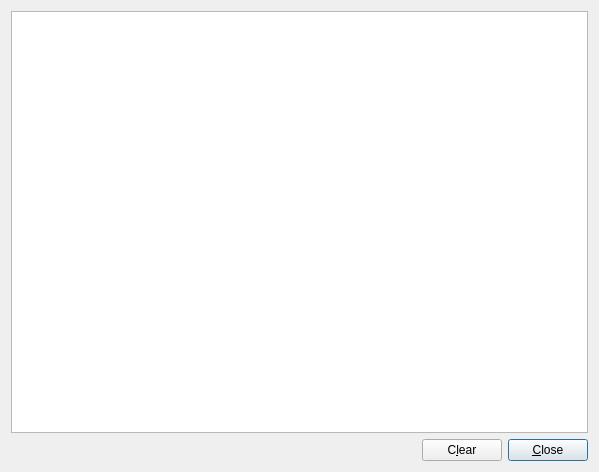
<?xml version="1.0" encoding="UTF-8"?>
<ui version="4.0" stdsetdef="1">
  <author></author>
  <comment></comment>
  <exportmacro></exportmacro>
  <class>LogViewForm</class>
  <widget class="QDialog" name="LogViewForm">
    <property name="geometry">
      <rect>
        <x>0</x>
        <y>0</y>
        <width>599</width>
        <height>472</height>
      </rect>
    </property>
    <property name="windowTitle">
      <string>Twinkle - Log</string>
    </property>
    <layout class="QGridLayout">
      <item row="0" column="0" rowspan="1" colspan="3">
        <widget class="QPlainTextEdit" name="logTextEdit">
          <property name="lineWrapMode">
            <enum>QPlainTextEdit::NoWrap</enum>
          </property>
          <property name="readOnly">
            <bool>true</bool>
          </property>
          <property name="whatsThis" stdset="0">
            <string>Contents of the current log file (~/.twinkle/twinkle.log)</string>
          </property>
        </widget>
      </item>
      <item row="1" column="2">
        <widget class="QPushButton" name="closePushButton">
          <property name="text">
            <string>&amp;Close</string>
          </property>
          <property name="shortcut">
            <string>Alt+C</string>
          </property>
        </widget>
      </item>
      <item row="1" column="0">
        <spacer name="spacer23">
          <property name="sizeHint">
            <size>
              <width>360</width>
              <height>20</height>
            </size>
          </property>
          <property name="sizeType">
            <enum>QSizePolicy::Expanding</enum>
          </property>
          <property name="orientation">
            <enum>Qt::Horizontal</enum>
          </property>
        </spacer>
      </item>
      <item row="1" column="1">
        <widget class="QPushButton" name="clearPushButton">
          <property name="text">
            <string>C&amp;lear</string>
          </property>
          <property name="shortcut">
            <string>Alt+L</string>
          </property>
          <property name="whatsThis" stdset="0">
            <string>Clear the log window. This does &lt;b&gt;not&lt;/b&gt; clear the log file itself.</string>
          </property>
        </widget>
      </item>
    </layout>
  </widget>
  <layoutdefault spacing="6" margin="11"/>
  <pixmapfunction></pixmapfunction>
  <tabstops>
    <tabstop>logTextEdit</tabstop>
    <tabstop>clearPushButton</tabstop>
    <tabstop>closePushButton</tabstop>
  </tabstops>
  <includes>
    <include location="local">qfile.h</include>
  </includes>
  <connections>
    <connection>
      <sender>closePushButton</sender>
      <signal>clicked()</signal>
      <receiver>LogViewForm</receiver>
      <slot>close()</slot>
    </connection>
    <connection>
      <sender>clearPushButton</sender>
      <signal>clicked()</signal>
      <receiver>LogViewForm</receiver>
      <slot>clear()</slot>
    </connection>
  </connections>
</ui>
